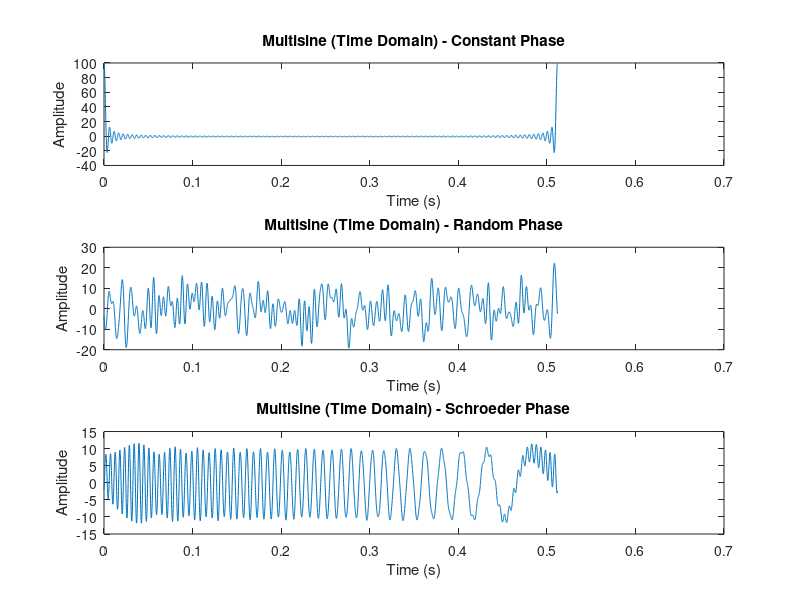
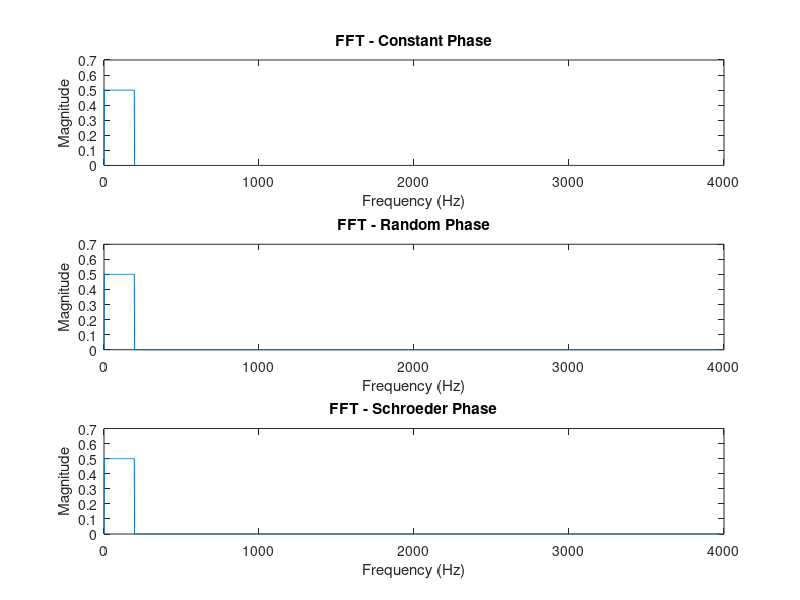

MATLAB code for these plots, in order:
clear; clc; close all;

%% Define parameters
N = 4096;   % Number of time samples
K = 100;    % Number of excited spectral lines
fs = 8000;  % Sampling frequency in Hz
f0 = fs / N; % Fundamental frequency

%% Frequency axis (in bins)
k = (1:K)'; % First K frequency bins

%% Define amplitude and phase spectra
Ak = ones(K, 1); % Constant amplitude
random_phase = 2 * pi * rand(K, 1); % Random phase spectrum
schroeder_phase = (k .* (k + 1) * pi) / K; % Schroeder phase spectrum

%% Initialize DFT spectrum (X) with zeros
X_constant = zeros(N, 1);
X_random = zeros(N, 1);
X_schroeder = zeros(N, 1);

%% Assign nonzero frequencies in the positive half
X_constant(k+1) = (Ak / 2) .* exp(1j * 0); % Constant phase (zero)
X_random(k+1) = (Ak / 2) .* exp(1j * random_phase);
X_schroeder(k+1) = (Ak / 2) .* exp(1j * schroeder_phase);

%% Assign symmetric conjugate frequencies for real signal
X_constant(N-k+1) = conj(X_constant(k+1));
X_random(N-k+1) = conj(X_random(k+1));
X_schroeder(N-k+1) = conj(X_schroeder(k+1));

%% Compute inverse FFT to obtain time-domain signals (with proper scaling)
x_constant = real(ifft(X_constant) * N);
x_random = real(ifft(X_random) * N);
x_schroeder = real(ifft(X_schroeder) * N);

%% Time vector
t = (0:N-1) / fs;

%% Frequency vector (up to Nyquist frequency)
freqs = (0:N/2-1) * (fs / N);

%% Compute FFTs for analysis (only up to Nyquist frequency)
Xc = fft(x_constant) / N;
Xr = fft(x_random) / N;
Xs = fft(x_schroeder) / N;

%% Plot time-domain signals
figure;
subplot(3,1,1);
plot(t, x_constant);
title('Multisine (Time Domain) - Constant Phase');
xlabel('Time (s)'); ylabel('Amplitude');

subplot(3,1,2);
plot(t, x_random);
title('Multisine (Time Domain) - Random Phase');
xlabel('Time (s)'); ylabel('Amplitude');

subplot(3,1,3);
plot(t, x_schroeder);
title('Multisine (Time Domain) - Schroeder Phase');
xlabel('Time (s)'); ylabel('Amplitude');

%% Plot frequency-domain signals (only positive frequencies)
figure;
subplot(3,1,1);
plot(freqs, abs(Xc(1:N/2)));
title('FFT - Constant Phase');
xlabel('Frequency (Hz)'); ylabel('Magnitude');

subplot(3,1,2);
plot(freqs, abs(Xr(1:N/2)));
title('FFT - Random Phase');
xlabel('Frequency (Hz)'); ylabel('Magnitude');

subplot(3,1,3);
plot(freqs, abs(Xs(1:N/2)));
title('FFT - Schroeder Phase');
xlabel('Frequency (Hz)'); ylabel('Magnitude');

%% Compute Crest Factors
CF_constant = max(abs(x_constant)) / rms(x_constant);
CF_random = max(abs(x_random)) / rms(x_random);
CF_schroeder = max(abs(x_schroeder)) / rms(x_schroeder);

fprintf('Crest Factors:\n');
fprintf('Constant Phase: %.2f\n', CF_constant);
fprintf('Random Phase: %.2f\n', CF_random);
fprintf('Schroeder Phase: %.2f\n', CF_schroeder);
